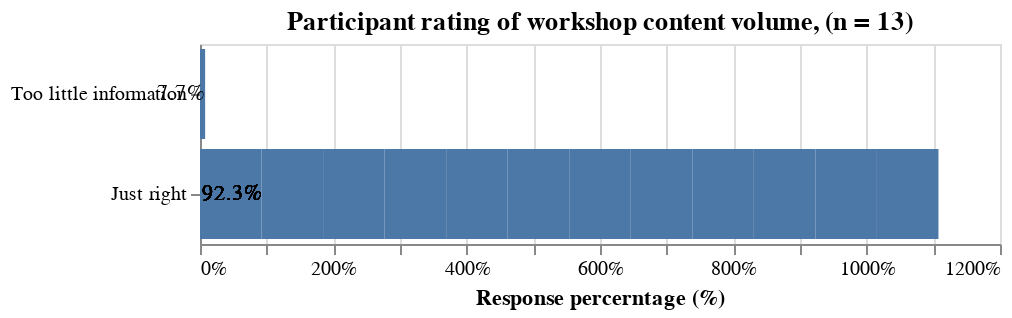

The notebook cell saved with this chart:
### Code cell
bar = alt.Chart(post_df, title="Participant rating of workshop content volume, (n = 13)"
               ).transform_joinaggregate(
    total='count()',
    groupby=['content_volume']
).transform_calculate(
    percent=alt.datum.total/13
).mark_bar().encode(
    x= alt.X('percent:Q', title = "Response percerntage (%)", axis=alt.Axis(format='%')),
    y=alt.Y('content_volume', sort='x', title="")
    ).properties(
    width=400,
    height=100
    )

text = alt.Chart(post_df, title="Participant rating of workshop content volume, (n = 13)"
               ).transform_joinaggregate(
    total='count()',
    groupby=['content_volume']
).transform_calculate(
    percent=alt.datum.total/13
).mark_text(
        align='right',
    ).encode(
        y = alt.Y('content_volume', sort = 'x'),
        x = alt.X('percent:Q'),
        text=alt.Text('percent:Q',format='.1%')
).properties(
    width=400,
    height=100
    )

q7_plot = alt.layer(bar, text, data=post_df)

# Show the plot|
q7_plot

### Figure 1 — Vega-Lite specification as saved in the notebook (floating-point values rounded to 4 significant figures)
{"config": {"view": {"continuousWidth": 400, "continuousHeight": 300}}, "layer": [{"mark": "bar", "encoding": {"x": {"axis": {"format": "%"}, "field": "percent", "title": "Response percerntage (%)", "type": "quantitative"}, "y": {"field": "content_volume", "sort": "x", "title": "", "type": "nominal"}}, "height": 100, "title": "Participant rating of workshop content volume, (n = 13)", "transform": [{"joinaggregate": [{"op": "count", "as": "total"}], "groupby": ["content_volume"]}, {"calculate": "(datum.total / 13)", "as": "percent"}], "width": 400}, {"mark": {"type": "text", "align": "right"}, "encoding": {"text": {"field": "percent", "format": ".1%", "type": "quantitative"}, "x": {"field": "percent", "type": "quantitative"}, "y": {"field": "content_volume", "sort": "x", "type": "nominal"}}, "height": 100, "title": "Participant rating of workshop content volume, (n = 13)", "transform": [{"joinaggregate": [{"op": "count", "as": "total"}], "groupby": ["content_volume"]}, {"calculate": "(datum.total / 13)", "as": "percent"}], "width": 400}], "data": {"name": "data-161bba1cbac5b9da8c94ec270e9a8bdc"}, "$schema": "https://vega.github.io/schema/vega-lite/v4.17.0.json", "datasets": {"data-161bba1cbac5b9da8c94ec270e9a8bdc": [{"ID": 1, "Start time": "4-28-22 11:02:00", "Completion time": "4-28-22 11:04:46", "Email": "anonymous", "Name": null, "workshop_interest": "Agree", "workshop_LOU": "Agree", "workshop_relevance": "Agree", "workshop_org": "Agree", "prac_q": "Agree", "future_relevance": "Agree", "content_volume": "Just right", "improvements_content": null, "comments_content": null, "training_period": "Four weeks:  one session per week for four weeks. ;", "training_hours": "Morning\n", "future_topics": "Business writing & leadership ", "facilitator_preparedness": "Agree", "facilitator_q_a": "Agree", "facilitator_experience": "Agree", "facilitator_subject_knowledge": "Agree", "attention": "Agree", "content_pace": "Just right", "facilitator_Comments": null, "slack_recommendations": "It was fine / good ", "subscription": "Yes, I will subscribe via PMV's website to receive Mailchimp messages;", "general_comments": "Thank you and it was a pleasure knowing you all since last few weeks ", "PD_preferred_time": "Weekdays (Monday to Friday)\n"}, {"ID": 2, "Start time": "4-28-22 11:01:44", "Completion time": "4-28-22 11:05:26", "Email": "anonymous", "Name": null, "workshop_interest": "Strongly agree", "workshop_LOU": "Strongly agree", "workshop_relevance": "Agree", "workshop_org": "Strongly agree", "prac_q": "Agree", "future_relevance": "Strongly agree", "content_volume": "Just right", "improvements_content": "Maybe some fun graphics", "comments_content": "Great presenters that made sure you  understood", "training_period": "Four weeks:  one session per week for four weeks. ;", "training_hours": "Morning\n", "future_topics": "Project planning, workforce planning event planning", "facilitator_preparedness": "Strongly Agree", "facilitator_q_a": "Strongly Agree", "facilitator_experience": "Strongly Agree", "facilitator_subject_knowledge": "Strongly Agree", "attention": "Strongly Agree", "content_pace": "Just right", "facilitator_Comments": "Awesome!", "slack_recommendations": "I honestly did use Slack I used the chat and tools in Zoom", "subscription": "Maybe, I will think about it;", "general_comments": null, "PD_preferred_time": "Weekdays (Monday to Friday)\n"}, {"ID": 3, "Start time": "4-28-22 11:01:41", "Completion time": "4-28-22 11:07:05", "Email": "anonymous", "Name": null, "workshop_interest": "Agree", "workshop_LOU": "Agree", "workshop_relevance": "Agree", "workshop_org": "Agree", "prac_q": "Agree", "future_relevance": "Agree", "content_volume": "Just right", "improvements_content": "I don;t have any reccomendations", "comments_content": null, "training_period": "Two weeks:  two sessions per week for two weeks.\n;", "training_hours": "Afternoon", "future_topics": "change management and project risk management ", "facilitator_preparedness": "Agree", "facilitator_q_a": "Agree", "facilitator_experience": "Agree", "facilitator_subject_knowledge": "Agree", "attention": "Agree", "content_pace": "Just right", "facilitator_Comments": "nothing :) ", "slack_recommendations": "I didn't use slack a lot because our organization used Microsoft teams already which has some similarities. ", "subscription": "Maybe, I will think about it;Yes, I will subscribe via PMV's website to receive Mailchimp messages;", "general_comments": null, "PD_preferred_time": "Weekdays (Monday to Friday)\n"}, {"ID": 4, "Start time": "4-28-22 11:01:46", "Completion time": "4-28-22 11:07:08", "Email": "anonymous", "Name": null, "workshop_interest": "Agree", "workshop_LOU": "Agree", "workshop_relevance": "Agree", "workshop_org": "Neutral", "prac_q": "Agree", "future_relevance": "Agree", "content_volume": "Just right", "improvements_content": "it seems like most of the workshop participants work for larger organizations - not sure if that is the case - but I had a bit of a hard time applying some of the ideas to my workplace - there are only 2 part time employees here. But I will definitely take away the broader ideas and try to apply them.", "comments_content": "can't think of anything right now", "training_period": "Four weeks:  one session per week for four weeks. ;", "training_hours": "Morning\n", "future_topics": "finding Science (research and education) based grant opportunities in Canada", "facilitator_preparedness": "Strongly Agree", "facilitator_q_a": "Strongly Agree", "facilitator_experience": "Strongly Agree", "facilitator_subject_knowledge": "Strongly Agree", "attention": "Strongly Agree", "content_pace": "Just right", "facilitator_Comments": "can't think of anything right now", "slack_recommendations": "I didn't have time to explore slack", "subscription": "No, not at this time;", "general_comments": "thanks again!", "PD_preferred_time": "Weekdays (Monday to Friday)\n"}, {"ID": 5, "Start time": "4-28-22 11:02:10", "Completion time": "4-28-22 11:10:02", "Email": "anonymous", "Name": null, "workshop_interest": "Strongly agree", "workshop_LOU": "Agree", "workshop_relevance": "Agree", "workshop_org": "Strongly agree", "prac_q": "Agree", "future_relevance": "Strongly agree", "content_volume": "Just right", "improvements_content": "None at this time...", "comments_content": "I would recommend this workshop and your team to others...", "training_period": "Four weeks:  one session per week for four weeks. ;", "training_hours": "Morning\n", "future_topics": "The importance of setting-up and maintaining the information necessary to do a \"Return on Investment\" analysis so that it can be easily utilized at/near the end of a project.", "facilitator_preparedness": "Strongly Agree", "facilitator_q_a": "Strongly Agree", "facilitator_experience": "Strongly Agree", "facilitator_subject_knowledge": "Strongly Agree", "attention": "Strongly Agree", "content_pace": "Just right", "facilitator_Comments": "I enjoyed the sense of camaraderie that was created in the workshop...we are all in this together.", "slack_recommendations": "I did not like and have never used SLACK plus did not have the time to explore its effectiveness.  ", "subscription": "Maybe, I will think about it;", "general_comments": "I enjoyed the sense of camaraderie that was created in the workshop...we are all in this together.", "PD_preferred_time": "Weekdays (Monday to Friday)\n"}, {"ID": 6, "Start time": "4-28-22 11:02:22", "Completion time": "4-28-22 11:10:11", "Email": "anonymous", "Name": null, "workshop_interest": "Strongly agree", "workshop_LOU": "Strongly agree", "workshop_relevance": "Strongly agree", "workshop_org": "Strongly agree", "prac_q": "Strongly agree", "future_relevance": "Strongly agree", "content_volume": "Just right", "improvements_content": "Hands on using Project Management Software", "comments_content": "Everything is simple and very easy to understand", "training_period": "One Week:Ê four sessions over one week.;", "training_hours": "Morning\n", "future_topics": "Agile Project Management, Jira tool Implementation, Change and Risk Management", "facilitator_preparedness": "Strongly Agree", "facilitator_q_a": "Strongly Agree", "facilitator_experience": "Strongly Agree", "facilitator_subject_knowledge": "Strongly Agree", "attention": "Strongly Agree", "content_pace": "Just right", "facilitator_Comments": "Everyone is well trained", "slack_recommendations": "Any tool like Miro would be more useful", "subscription": "Yes, I will subscribe via PMV's website to receive Mailchimp messages;", "general_comments": "Yes I give my consent", "PD_preferred_time": "Weekdays (Monday to Friday)\n"}, {"ID": 7, "Start time": "4-28-22 11:01:41", "Completion time": "4-28-22 11:10:35", "Email": "anonymous", "Name": null, "workshop_interest": "Agree", "workshop_LOU": "Strongly agree", "workshop_relevance": "Strongly agree", "workshop_org": "Agree", "prac_q": "Agree", "future_relevance": "Strongly agree", "content_volume": "Just right", "improvements_content": "I noticed that the slides that were provided were not exactly what David was presenting, new info was added after. It would be nice to have the updated slides to follow on, for those who make notes. ", "comments_content": "offer a refresher course for those who have taken it in the past. ", "training_period": "Four weeks:  one session per week for four weeks. ;One Week:Ê four sessions over one week.;Two weeks:  two sessions per week for two weeks.\n;all would work, I liked weekly;", "training_hours": "morning or afternoon are good ", "future_topics": "more indepth info on all the topics please!!! ", "facilitator_preparedness": "Agree", "facilitator_q_a": "Agree", "facilitator_experience": "Agree", "facilitator_subject_knowledge": "Agree", "attention": "Agree", "content_pace": "Just right", "facilitator_Comments": "Nice, open and very easy going! ", "slack_recommendations": "formulating small groups on the different headings being discussed and share info or experiences in those chats, between the actual class time", "subscription": "Yes, I will subscribe via PMV's website to receive Mailchimp messages;", "general_comments": null, "PD_preferred_time": "Tues/ Wed or Thurs "}, {"ID": 8, "Start time": "4-28-22 11:01:45", "Completion time": "4-28-22 11:10:51", "Email": "anonymous", "Name": null, "workshop_interest": "Agree", "workshop_LOU": "Strongly agree", "workshop_relevance": "Agree", "workshop_org": "Strongly agree", "prac_q": "Neutral", "future_relevance": "Agree", "content_volume": "Just right", "improvements_content": "Could be helpful to create documentation (Project Charter, WBS, Gantt Chart etc.) based on a sample project, either in break out rooms or together in the larger group.", "comments_content": null, "training_period": "Four weeks:  one session per week for four weeks. ;", "training_hours": "Morning\n", "future_topics": null, "facilitator_preparedness": "Agree", "facilitator_q_a": "Agree", "facilitator_experience": "Agree", "facilitator_subject_knowledge": "Agree", "attention": "Agree", "content_pace": "Just right", "facilitator_Comments": null, "slack_recommendations": null, "subscription": "Maybe, I will think about it;", "general_comments": null, "PD_preferred_time": "Weekdays (Monday to Friday)\n"}, {"ID": 9, "Start time": "4-28-22 11:02:44", "Completion time": "4-28-22 11:12:09", "Email": "anonymous", "Name": null, "workshop_interest": "Strongly agree", "workshop_LOU": "Strongly agree", "workshop_relevance": "Agree", "workshop_org": "Strongly agree", "prac_q": "Neutral", "future_relevance": "Strongly agree", "content_volume": "Just right", "improvements_content": "not sure if the workshop materials can be sent via Zoom - only need to log into Zoom to access the workshop and materials instead of via Slack + Zoom", "comments_content": "Nil", "training_period": "Two weeks:  two sessions per week for two weeks.\n;", "training_hours": "Evening", "future_topics": "How to prepare budget for program that consists:\n1. budget for individual event or activity \n2. budget for administrative costs\n3. budget for sub-contractor costs\n4. others", "facilitator_preparedness": "Strongly Agree", "facilitator_q_a": "Strongly Agree", "facilitator_experience": "Agree", "facilitator_subject_knowledge": "Strongly Agree", "attention": "Agree", "content_pace": "Just right", "facilitator_Comments": "Nil", "slack_recommendations": "Nil", "subscription": "No, I am already subscribed and receiving messages;", "general_comments": null, "PD_preferred_time": "Option for BOTH weekdays and weekends"}, {"ID": 10, "Start time": "4-28-22 11:02:25", "Completion time": "4-28-22 11:13:04", "Email": "anonymous", "Name": null, "workshop_interest": "Agree", "workshop_LOU": "Strongly agree", "workshop_relevance": "Strongly agree", "workshop_org": "Strongly agree", "prac_q": "Agree", "future_relevance": "Strongly agree", "content_volume": "Just right", "improvements_content": "Would be great to have the chance to mock plan an event from beginning to end? ", "comments_content": "The content was useful, it was great to get all the templates that we can use for our next project. \n", "training_period": "Two weeks:  two sessions per week for two weeks.\n;", "training_hours": "Morning\n", "future_topics": "It would be great to get more in depth on all above listed topics. Change management would be a great option for me as my organization keeps growing and developing.", "facilitator_preparedness": "Agree", "facilitator_q_a": "Agree", "facilitator_experience": "Strongly Agree", "facilitator_subject_knowledge": "Strongly Agree", "attention": "Agree", "content_pace": "Just right", "facilitator_Comments": "Facilitators were very knowledgeable and great at answering questions.", "slack_recommendations": null, "subscription": "No, not at this time;", "general_comments": null, "PD_preferred_time": "Weekdays (Monday to Friday)\n"}, {"ID": 11, "Start time": "4-28-22 11:02:39", "Completion time": "4-28-22 11:13:23", "Email": "anonymous", "Name": null, "workshop_interest": "Strongly agree", "workshop_LOU": "Strongly agree", "workshop_relevance": "Strongly agree", "workshop_org": "Strongly agree", "prac_q": "Strongly agree", "future_relevance": "Strongly agree", "content_volume": "Just right", "improvements_content": "More break out sessions probably.", "comments_content": null, "training_period": "Four weeks:  one session per week for four weeks. ;", "training_hours": "12 noon - 1PM", "future_topics": "Project Communication planning.", "facilitator_preparedness": "Strongly Agree", "facilitator_q_a": "Strongly Agree", "facilitator_experience": "Strongly Agree", "facilitator_subject_knowledge": "Strongly Agree", "attention": "Strongly Agree", "content_pace": "Just right", "facilitator_Comments": null, "slack_recommendations": null, "subscription": "No, I am already subscribed and receiving messages;", "general_comments": "Toye - I really enjoyed participating in this workshop. I was able to get a different perspective on project management use in the non-profit sector. The facilitators were well prepared and engaging during the sessions too. I recommend it for sure.", "PD_preferred_time": "Saturday and/or Sunday"}, {"ID": 12, "Start time": "4-28-22 11:02:20", "Completion time": "4-28-22 11:15:57", "Email": "anonymous", "Name": null, "workshop_interest": "Agree", "workshop_LOU": "Agree", "workshop_relevance": "Agree", "workshop_org": "Agree", "prac_q": "Neutral", "future_relevance": "Agree", "content_volume": "Just right", "improvements_content": "I think the examples on the curse were fine, nevertheless I think creating one project together could work to explain and exemplify all of the content. \nI mean filling all the templates, and have a discussion or dynamic activities to do them, maybe not just breakout rooms.  ", "comments_content": "I think it is good, I di not have any trouble having it online. ", "training_period": "Four weeks:  one session per week for four weeks. ;", "training_hours": "Morning\n", "future_topics": "Why this Non-Profits workshop is different to a regular PM workshop? I am not sure I see the difference, maybe in the curse you could explain how is different or what could be done in one and not in the regular or vice versa.\nMore depth using different pm tools, the material is great, but maybe could be good to have other options like ms project, project libre or others. ", "facilitator_preparedness": "Strongly Agree", "facilitator_q_a": "Strongly Agree", "facilitator_experience": "Agree", "facilitator_subject_knowledge": "Agree", "attention": "Agree", "content_pace": "Just right", "facilitator_Comments": "They were great, they did not pressure the attendees to talk much or to have to answer any particular question.", "slack_recommendations": "Maybe do an exercise at the beginning involving slack so everyone get used to use it, I know there is the presentations but I mean something more into the workshop itself. \n", "subscription": "Maybe, I will think about it;", "general_comments": "The workshop was very interesting and useful, although I had some experience in project manager I learned new things and tips, besides I think I will be using the material that PMV gave me during this workshop for many of my projects. Finally, I would like to say that the facilitators were very nice and I can see they have more than enough experience and are knowledgeable in this regards.  \nThank you PMV!  ", "PD_preferred_time": "Weekdays (Monday to Friday)\n"}, {"ID": 13, "Start time": "4-28-22 11:10:00", "Completion time": "4-28-22 11:17:32", "Email": "anonymous", "Name": null, "workshop_interest": "Neutral", "workshop_LOU": "Neutral", "workshop_relevance": "Agree", "workshop_org": "Agree", "prac_q": "Agree", "future_relevance": "Neutral", "content_volume": "Too little information", "improvements_content": "Hard to stay focused.", "comments_content": null, "training_period": "One Week:Ê four sessions over one week.;", "training_hours": "Morning\n", "future_topics": "More tips and success stories on projects. Like an analysis of a past project?", "facilitator_preparedness": "Agree", "facilitator_q_a": "Neutral", "facilitator_experience": "Agree", "facilitator_subject_knowledge": "Agree", "attention": "Disagree", "content_pace": "Just right", "facilitator_Comments": "Thank you.", "slack_recommendations": "More interactions on there between participants.", "subscription": "No, not at this time;Maybe, I will think about it;", "general_comments": null, "PD_preferred_time": "Option for BOTH weekdays and weekends"}]}}
